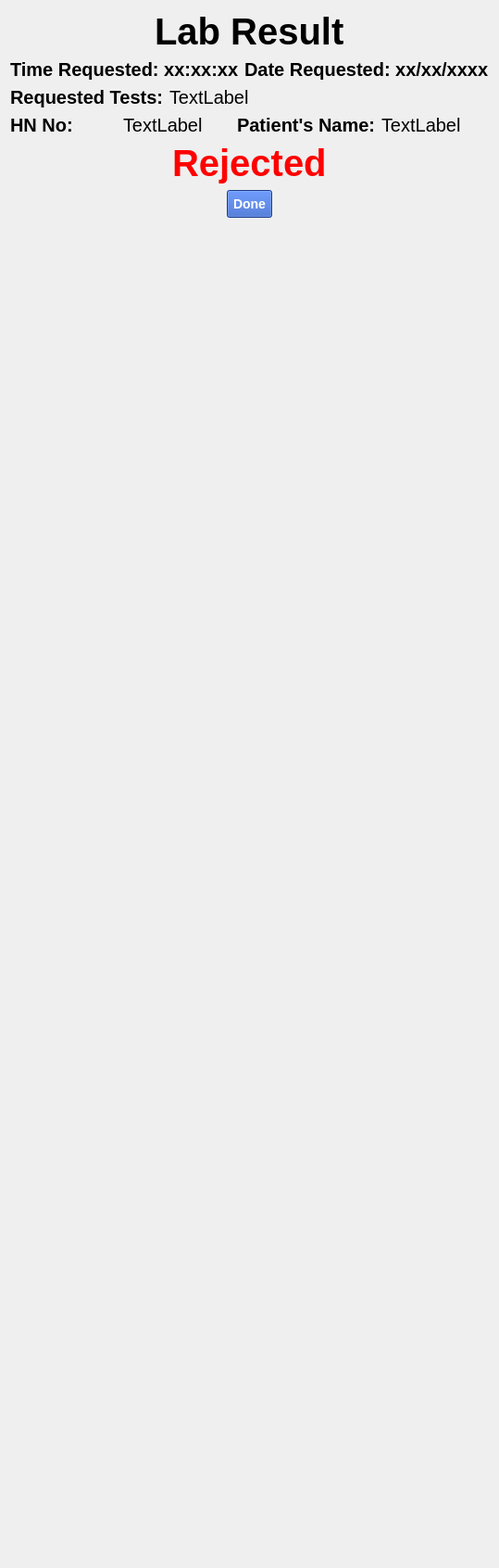
                 <widget class="QWidget" name="reject_lab_page">
                  <layout class="QVBoxLayout" name="verticalLayout_68">
                   <item>
                    <layout class="QHBoxLayout" name="horizontalLayout_129">
                     <item>
                      <spacer name="horizontalSpacer_145">
                       <property name="orientation">
                        <enum>Qt::Horizontal</enum>
                       </property>
                       <property name="sizeHint" stdset="0">
                        <size>
                         <width>40</width>
                         <height>20</height>
                        </size>
                       </property>
                      </spacer>
                     </item>
                     <item>
                      <widget class="QLabel" name="label_94">
                       <property name="styleSheet">
                        <string notr="true">font:30pt;
font-weight: bold; </string>
                       </property>
                       <property name="text">
                        <string>Lab Result</string>
                       </property>
                      </widget>
                     </item>
                     <item>
                      <spacer name="horizontalSpacer_146">
                       <property name="orientation">
                        <enum>Qt::Horizontal</enum>
                       </property>
                       <property name="sizeHint" stdset="0">
                        <size>
                         <width>40</width>
                         <height>20</height>
                        </size>
                       </property>
                      </spacer>
                     </item>
                    </layout>
                   </item>
                   <item>
                    <layout class="QHBoxLayout" name="horizontalLayout_133">
                     <item>
                      <widget class="QLabel" name="dat_request_6">
                       <property name="styleSheet">
                        <string notr="true">font:15pt;
font-weight: bold; </string>
                       </property>
                       <property name="text">
                        <string>Time Requested: xx:xx:xx</string>
                       </property>
                      </widget>
                     </item>
                     <item>
                      <widget class="QLabel" name="date_request_5">
                       <property name="styleSheet">
                        <string notr="true">font:15pt;
font-weight: bold; </string>
                       </property>
                       <property name="text">
                        <string>Date Requested: xx/xx/xxxx</string>
                       </property>
                      </widget>
                     </item>
                    </layout>
                   </item>
                   <item>
                    <layout class="QHBoxLayout" name="horizontalLayout_134">
                     <item>
                      <widget class="QLabel" name="label_98">
                       <property name="styleSheet">
                        <string notr="true">font:15pt;
font-weight: bold; </string>
                       </property>
                       <property name="text">
                        <string>Requested Tests:</string>
                       </property>
                      </widget>
                     </item>
                     <item>
                      <widget class="QLabel" name="case_type_5">
                       <property name="styleSheet">
                        <string notr="true">font:15pt;</string>
                       </property>
                       <property name="text">
                        <string>TextLabel</string>
                       </property>
                      </widget>
                     </item>
                     <item>
                      <spacer name="horizontalSpacer_149">
                       <property name="orientation">
                        <enum>Qt::Horizontal</enum>
                       </property>
                       <property name="sizeHint" stdset="0">
                        <size>
                         <width>40</width>
                         <height>20</height>
                        </size>
                       </property>
                      </spacer>
                     </item>
                    </layout>
                   </item>
                   <item>
                    <layout class="QHBoxLayout" name="horizontalLayout_135">
                     <item>
                      <widget class="QLabel" name="label_99">
                       <property name="styleSheet">
                        <string notr="true">font:15pt;
font-weight: bold; </string>
                       </property>
                       <property name="text">
                        <string>HN No:</string>
                       </property>
                      </widget>
                     </item>
                     <item>
                      <widget class="QLabel" name="lab_request_hn_no_5">
                       <property name="styleSheet">
                        <string notr="true">font:15pt;</string>
                       </property>
                       <property name="text">
                        <string>TextLabel</string>
                       </property>
                      </widget>
                     </item>
                     <item>
                      <widget class="QLabel" name="label_100">
                       <property name="styleSheet">
                        <string notr="true">font:15pt;
font-weight: bold; </string>
                       </property>
                       <property name="text">
                        <string>Patient's Name:</string>
                       </property>
                      </widget>
                     </item>
                     <item>
                      <widget class="QLabel" name="lab_request_patient_name_5">
                       <property name="styleSheet">
                        <string notr="true">font:15pt;</string>
                       </property>
                       <property name="text">
                        <string>TextLabel</string>
                       </property>
                      </widget>
                     </item>
                    </layout>
                   </item>
                   <item>
                    <layout class="QHBoxLayout" name="horizontalLayout_136">
                     <item>
                      <spacer name="horizontalSpacer_147">
                       <property name="orientation">
                        <enum>Qt::Horizontal</enum>
                       </property>
                       <property name="sizeHint" stdset="0">
                        <size>
                         <width>40</width>
                         <height>20</height>
                        </size>
                       </property>
                      </spacer>
                     </item>
                     <item>
                      <widget class="QLabel" name="label_101">
                       <property name="styleSheet">
                        <string notr="true">font:30pt;
font-weight: bold; 
color: red;</string>
                       </property>
                       <property name="text">
                        <string>Rejected</string>
                       </property>
                      </widget>
                     </item>
                     <item>
                      <spacer name="horizontalSpacer_148">
                       <property name="orientation">
                        <enum>Qt::Horizontal</enum>
                       </property>
                       <property name="sizeHint" stdset="0">
                        <size>
                         <width>40</width>
                         <height>20</height>
                        </size>
                       </property>
                      </spacer>
                     </item>
                    </layout>
                   </item>
                   <item>
                    <layout class="QHBoxLayout" name="horizontalLayout_137">
                     <item>
                      <spacer name="horizontalSpacer_150">
                       <property name="orientation">
                        <enum>Qt::Horizontal</enum>
                       </property>
                       <property name="sizeHint" stdset="0">
                        <size>
                         <width>40</width>
                         <height>20</height>
                        </size>
                       </property>
                      </spacer>
                     </item>
                     <item>
                      <widget class="QPushButton" name="backBT3">
                       <property name="styleSheet">
                        <string notr="true">QPushButton#backBT3 {
	background-color: rgb(39, 86, 193);
	color: white;
	padding: 6px;
    font: bold 14px;
}
QPushButton#backBT3:hover {
    background-color: black;
	color: white;
    border-style: inset;
}</string>
                       </property>
                       <property name="text">
                        <string>Done</string>
                       </property>
                      </widget>
                     </item>
                     <item>
                      <spacer name="horizontalSpacer_151">
                       <property name="orientation">
                        <enum>Qt::Horizontal</enum>
                       </property>
                       <property name="sizeHint" stdset="0">
                        <size>
                         <width>40</width>
                         <height>20</height>
                        </size>
                       </property>
                      </spacer>
                     </item>
                    </layout>
                   </item>
                   <item>
                    <spacer name="verticalSpacer_18">
                     <property name="orientation">
                      <enum>Qt::Vertical</enum>
                     </property>
                     <property name="sizeHint" stdset="0">
                      <size>
                       <width>20</width>
                       <height>1446</height>
                      </size>
                     </property>
                    </spacer>
                   </item>
                  </layout>
                 </widget>
